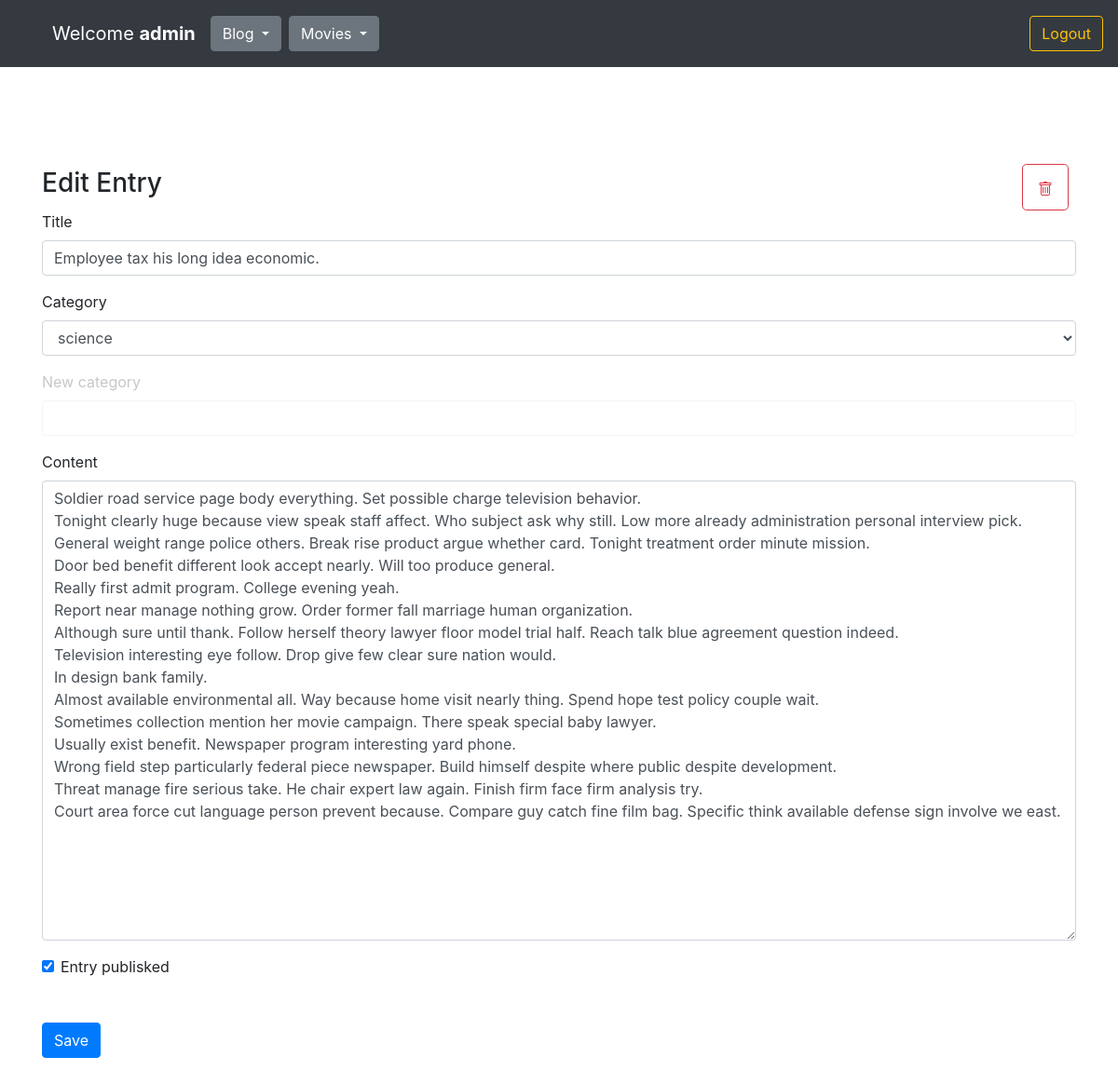
The page /edit-post/14 (signed in) on the database its author committed.
### blog/models.py (models this page shows, shortened)
class User(db.Model):
    id = db.Column(db.Integer, primary_key=True)
    name = db.Column(db.String(80), unique=True, nullable=False)
    password_hash = db.Column(db.String(128), nullable=False)
    entries = db.relationship("Entry", backref="user")
    comments = db.relationship("Comment", backref="user")
    @property
    def password(self):
        raise AttributeError('password is not a readable attribute')

class Entry(db.Model):
    id = db.Column(db.Integer, primary_key=True)
    title = db.Column(db.String(80), nullable=False)
    content = db.Column(db.Text, nullable=False)
    creation_date = db.Column(db.DateTime, nullable=False,
                              default=datetime.utcnow)
    is_published= db.Column(db.Boolean, default=False)
    comments = db.relationship("Comment", backref="entry")
    category_id = db.Column(db.Integer, db.ForeignKey('category.id'))
    user_id = db.Column(db.Integer, db.ForeignKey('user.id'))

### blog/routes.py (the view, shortened to what this page needs)
@app.route("/edit-post/<int:entry_id>", methods=["GET", "POST"])
@login_required
def edit_entry(entry_id):
    user_id = session.get('user_id')
    all_posts = Entry.query.filter_by(is_published=True).order_by(Entry.creation_date.desc())
    drafts = Entry.query.filter_by(is_published=False).filter(and_(Entry.user_id == user_id)).order_by(Entry.creation_date.desc())
    all_categories = Category.query.all()
    entry = Entry.query.filter_by(id=entry_id).first_or_404()
    category = next((category for category in all_categories if category.id == entry.category_id), None)
    form = EntryForm(obj=entry, categories=all_categories, category=category)
    errors = None
    if form.category.data == 'new category':
        form.customcategory.data = ''
        form.customcategory.render_kw = {'readonly': False, 'disabled': False}
    form.title.default = entry.title if entry and entry.title else None
    form.content.default = entry.content if entry and entry.content else None
    form.is_published.default = entry.is_published if entry and entry.is_published else None
    form.category.default = entry.category.name if entry and entry.category else None
    form.process()
    return render_template("entry_form.html",
                           user = User.query.filter(User.id == user_id).first(),
                           form=form,
                           all_categories=all_categories,
                           category=category,
                           entry_id=entry_id,
                           all_posts_counter=all_posts.count(),
                           drafts_counter=drafts.count(),
                           errors=errors)

### blog/forms.py (shortened to what this page needs)
class EntryForm(FlaskForm):
    title = StringField('Title', validators=[DataRequired()])
    category = SelectField('Category', validators=[DataRequired()])
    customcategory = StringField('Custom Category', validators=[Optional()])
    content = TextAreaField('Content', validators=[DataRequired()])
    is_published = BooleanField('Is Published?')
    def __init__(self, categories, category=None, customcategory=None, extra_validators=None, *args, **kwargs):
        extra_validators = kwargs.pop('extra_validators', None)
        super(EntryForm, self).__init__(*args, **kwargs)
        choices =  [category.name for category in categories] + ['new category']
        self.category.choices = choices
        self.extra_validators = extra_validators
        if customcategory:
            self.customcategory.data = customcategory

### blog/routes.py (called while the page is built)
def login_required(view_func):
    @functools.wraps(view_func)
    def check_permissions(*args, **kwargs):
        if session.get('logged_in'):
            return view_func(*args, **kwargs)
        return redirect(url_for('login', next=request.path))
    return check_permissions

@app.context_processor
def inject_template_name():
    return {'template_name': g.get('template_name', 'unknown')}

@app.context_processor
def utility_processor():
    def tmdb_image_url(path, size):
        return tmdb_client.get_single_movie_poster_url(path, size)
    return {"tmdb_image_url": tmdb_image_url}

@app.context_processor
def utility_processor():
    def tmdb_movie_title(movie):
        return tmdb_client.get_single_movie_title(movie)
    return {"tmdb_movie_title": tmdb_movie_title}

@app.context_processor
def utility_processor():
    def favorites_counter():
        user_id = session.get('user_id')
        favorites = Favorite.query.filter(Favorite.user_id == user_id).all()
        return len(favorites)
    return {"favorites_counter": favorites_counter}

### blog/templates/entry_form.html (shortened to what this page needs)
{% extends "base.html" %}
{% block content %}
{% if entry_id %}
<div class="d-flex flex-row justify-content-between align-items-center gap-2">
  <h3>Edit Entry</h3>
  <form class="mr-2" action="/delete-post/{{ entry_id }}" method="POST">
    <button type="submit" class="btn btn-outline-danger btn-lg">
    </button>
  </form>
</div>
{% else %}
<h3>Create New Entry</h3>
{% endif %}
<form class="mb-5" action="" method="POST">
    <div class="form-group">
      <label for="title">Title</label>
      {{ form.title(class_="form-control") }}
    </div>
    <div class="form-group">
      <label for="category">Category</label>
      {{ form.category(class_="form-control", id="category") }}
    </div>
    <div class="form-group newcategory">
      <label for="customcategory">New category</label>
      {% set readonly = form.customcategory.render_kw.get('readonly', False) if form.customcategory.render_kw is not none else False %}
      {% set disabled = form.customcategory.render_kw.get('disabled', False) if form.customcategory.render_kw is not none else False %}
      {{ form.customcategory(class_="form-control") }}
    </div>
    <div class="form-group">
      <label for="content">Content</label>
      {{ form.content(class_="form-control", cols="100", rows="20") }}
    </div>
    <div class="form-check">
      {{ form.is_published(class_="form-check-input") }}
      <label class="form-check-label" for="is_published">Entry publisked</label>
    </div>
    <button type="submit" class="btn btn-primary mt-5">Save</button>
</form>
{% endblock %}

### blog/templates/base.html (shortened to what this page needs)
<!doctype html>
<html lang="en">
<head>
  <link rel="stylesheet" href="https://stackpath.bootstrapcdn.com/bootstrap/4.5.0/css/bootstrap.min.css"
>
    <link rel="stylesheet" href="{{ url_for('static', filename='css/styles.css') }}">
</head>
<body>
<nav class="navbar navbar-expand-md navbar-dark bg-dark fixed-top py-0 d-flex flex-row justify-content-between align-items-center">
  <div class="collapse navbar-collapse d-flex flex-row align-items-end justify-content-start mt-3" id="navbarsExampleDefault">
    <ul class="d-flex flex-row align-items-center justify-content-center">
      <li><a class="navbar-brand" href="{{ '/delete_user/' if user and user.name else '/' }}">Welcome <strong>{{ user.name if user and user.name else 'Guest' }}</strong></a></li>
      <li>
      <div class="btn-group mr-2">
        <button type="button" class="btn btn-secondary dropdown-toggle" data-toggle="dropdown" aria-haspopup="true" aria-expanded="false">
          Blog
        </button>
      </div>
      </li>
      <li>
        <div class="btn-group">
          <button type="button" class="btn btn-secondary dropdown-toggle" data-toggle="dropdown" aria-haspopup="true" aria-expanded="false">
            Movies
          </button>
        </div>
        </li>
    </ul>
  </div>
  {% if session.logged_in %}
  <form class="form-inline my-2 my-lg-0" action="{{ url_for('logout') }}" method="POST">
    <button class="btn btn-outline-warning my-2 my-sm-0" type="submit">Logout</button>
  </form>
  {% else %}
  <a href="{{ url_for('login') }}" class="btn btn-outline-warning my-2 my-lg-0">Login</a>
  {% endif %}
</nav>
<main role="main" class="container mt-5 pt-5">
  {% block content %}
  {% endblock %}
</main>
</html>

### blog/templates/css/styles.css (style rules this page uses)
body { padding-top: 5rem; }
main { margin-top: 36px; }
ul { list-style-type: none; }
.btn-outline-danger.btn-lg, .btn-outline-warning.btn-lg { min-height: 50px; }
.newcategory { transition: .5s opacity; }
svg { transition: .5s all; }

### rows shown on the page
User: name "admin"
Entry: title "Employee tax his long idea economic.", category "science", content "Soldier road service page body everything. Set possible charge television behavior. Tonight clearly huge because view speak staff affect. Who subject ask why still. Low more already administration personal interview pick. General weight range police others. Break rise product argue whether card. Tonight treatment order minute mission. Door bed benefit different look accept nearly. Will too produce general. Really first admit program. College evening yeah. Report near manage nothing grow. Order former fall marriage human organization. Although sure until thank. Follow herself theory lawyer floor model trial half. Reach talk blue agreement question indeed. Television interesting eye follow.…", is_published "☑"
